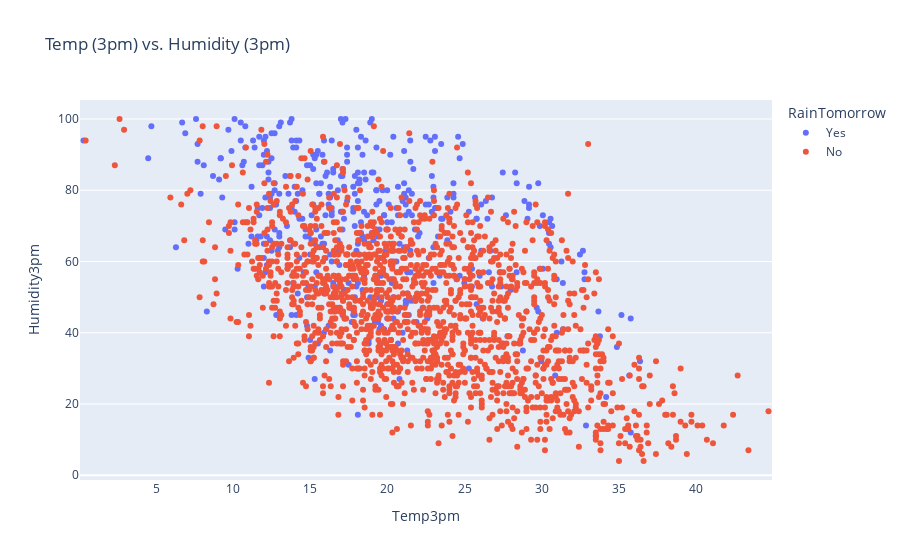

Notebook cell for this chart:
### Code cell
px.strip(raw_df.sample(2000),title ="Temp (3pm) vs. Humidity (3pm)", x="Temp3pm",y="Humidity3pm",color="RainTomorrow")

### Figure 1 — Plotly figure (JSON) as saved in the notebook; plotly's stock layout.template omitted (floating-point values rounded to 4 significant figures; data arrays with more than 128 entries replaced by an {"elided": "..."} marker saying what was removed)
{"data": [{"alignmentgroup": "True", "boxpoints": "all", "fillcolor": "rgba(255,255,255,0)", "hoveron": "points", "hovertemplate": "RainTomorrow=Yes<br>Temp3pm=%{x}<br>Humidity3pm=%{y}<extra></extra>", "legendgroup": "Yes", "line": {"color": "rgba(255,255,255,0)"}, "marker": {"color": "#636efa"}, "name": "Yes", "offsetgroup": "Yes", "orientation": "v", "pointpos": 0, "showlegend": true, "type": "box", "x": {"elided": "440 float values"}, "x0": " ", "xaxis": "x", "y": {"elided": "440 int values"}, "y0": " ", "yaxis": "y"}, {"alignmentgroup": "True", "boxpoints": "all", "fillcolor": "rgba(255,255,255,0)", "hoveron": "points", "hovertemplate": "RainTomorrow=No<br>Temp3pm=%{x}<br>Humidity3pm=%{y}<extra></extra>", "legendgroup": "No", "line": {"color": "rgba(255,255,255,0)"}, "marker": {"color": "#EF553B"}, "name": "No", "offsetgroup": "No", "orientation": "v", "pointpos": 0, "showlegend": true, "type": "box", "x": {"elided": "1560 float values"}, "x0": " ", "xaxis": "x", "y": {"elided": "1560 int values"}, "y0": " ", "yaxis": "y"}], "layout": {"boxmode": "group", "legend": {"title": {"text": "RainTomorrow"}, "tracegroupgap": 0}, "title": {"text": "Temp (3pm) vs. Humidity (3pm)"}, "xaxis": {"anchor": "y", "domain": [0, 1], "title": {"text": "Temp3pm"}}, "yaxis": {"anchor": "x", "domain": [0, 1], "title": {"text": "Humidity3pm"}}}}
